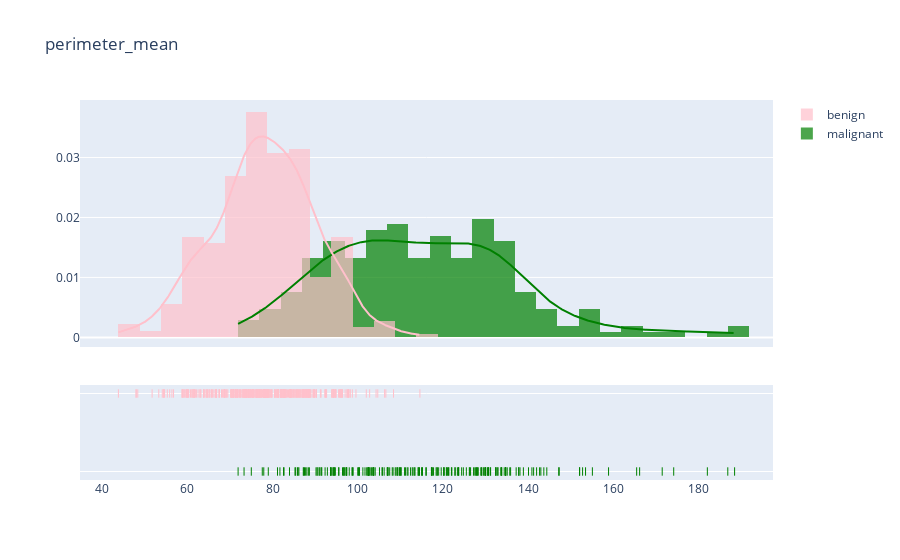

Here is the notebook cell this chart was saved with:
### Code cell
plot_distribution('perimeter_mean', 5)

### Figure 1 — Plotly figure (JSON) as saved in the notebook; plotly's stock layout.template omitted (floating-point values rounded to 4 significant figures; data arrays with more than 128 entries replaced by an {"elided": "..."} marker saying what was removed)
{"data": [{"autobinx": false, "histnorm": "probability density", "legendgroup": "malignant", "marker": {"color": "green"}, "name": "malignant", "opacity": 0.7, "type": "histogram", "x": {"elided": "212 float values"}, "xaxis": "x", "xbins": {"end": 188.5, "size": 5, "start": 71.9}, "yaxis": "y"}, {"autobinx": false, "histnorm": "probability density", "legendgroup": "benign", "marker": {"color": "pink"}, "name": "benign", "opacity": 0.7, "type": "histogram", "x": {"elided": "357 float values"}, "xaxis": "x", "xbins": {"end": 114.6, "size": 5, "start": 43.79}, "yaxis": "y"}, {"legendgroup": "malignant", "marker": {"color": "green"}, "mode": "lines", "name": "malignant", "showlegend": false, "type": "scatter", "x": {"elided": "500 float values"}, "xaxis": "x", "y": {"elided": "500 float values"}, "yaxis": "y"}, {"legendgroup": "benign", "marker": {"color": "pink"}, "mode": "lines", "name": "benign", "showlegend": false, "type": "scatter", "x": {"elided": "500 float values"}, "xaxis": "x", "y": {"elided": "500 float values"}, "yaxis": "y"}, {"legendgroup": "malignant", "marker": {"color": "green", "symbol": "line-ns-open"}, "mode": "markers", "name": "malignant", "showlegend": false, "type": "scatter", "x": {"elided": "212 float values"}, "xaxis": "x", "y": {"elided": "212 str values"}, "yaxis": "y2"}, {"legendgroup": "benign", "marker": {"color": "pink", "symbol": "line-ns-open"}, "mode": "markers", "name": "benign", "showlegend": false, "type": "scatter", "x": {"elided": "357 float values"}, "xaxis": "x", "y": {"elided": "357 str values"}, "yaxis": "y2"}], "layout": {"barmode": "overlay", "hovermode": "closest", "legend": {"traceorder": "reversed"}, "title": {"text": "perimeter_mean"}, "xaxis": {"anchor": "y2", "domain": [0, 1], "zeroline": false}, "yaxis": {"anchor": "free", "domain": [0.35, 1], "position": 0}, "yaxis2": {"anchor": "x", "domain": [0, 0.25], "dtick": 1, "showticklabels": false}}}
